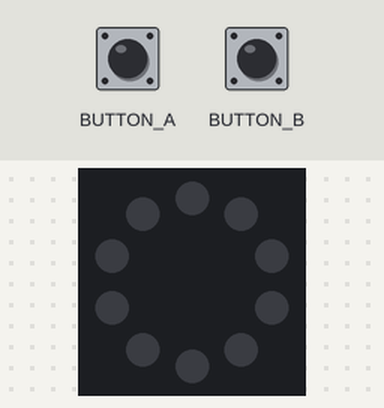
This program was run on a simulated Circuit Playground running CircuitPython. On the bench: the board's ring of 10 RGB LEDs (number 0 left of the top, counting anticlockwise). Inputs (shaded band) come from the test bench. Dim RGB values are drawn brighter than linear.

Above: at 1.2 s.
1.3 s: button A pressed for 0.15 s
At 1.37 s:
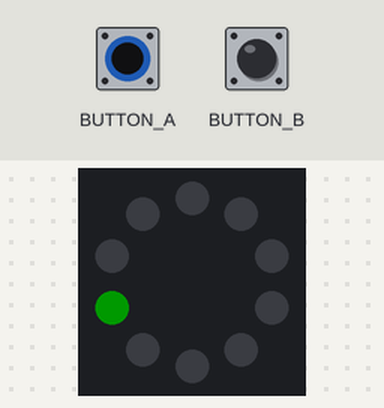
2.9 s: button B pressed for 0.15 s
At 2.97 s:
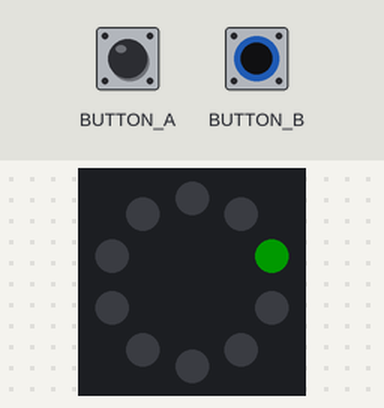
4.5 s: button B pressed for 3.2 s
9.2 s: button A pressed for 3.2 s
At 10.4 s:
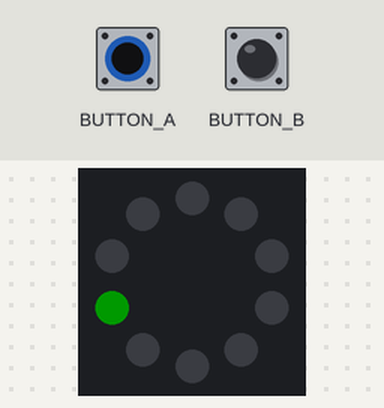
Timing chart, 0 to 12.2 s (numbered marks = the images above; inputs shaded):
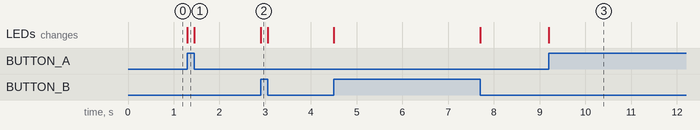

The program:

02_button_led.py
```python
from adafruit_circuitplayground.express import cpx

BLACK = 0x000000
GREEN = 0x00FF00

cpx.pixels.brightness = 0.10
while True:
    cpx.pixels[2] = GREEN if cpx.button_a else BLACK
    cpx.pixels[7] = GREEN if cpx.button_b else BLACK
```

Measured:
- after the input at 1.3 s, the LEDs: change at once (image 1)
- after the input at 2.9 s, the LEDs: change at once (image 2)
- after the input at 9.2 s, the LEDs: change at once (image 3)
